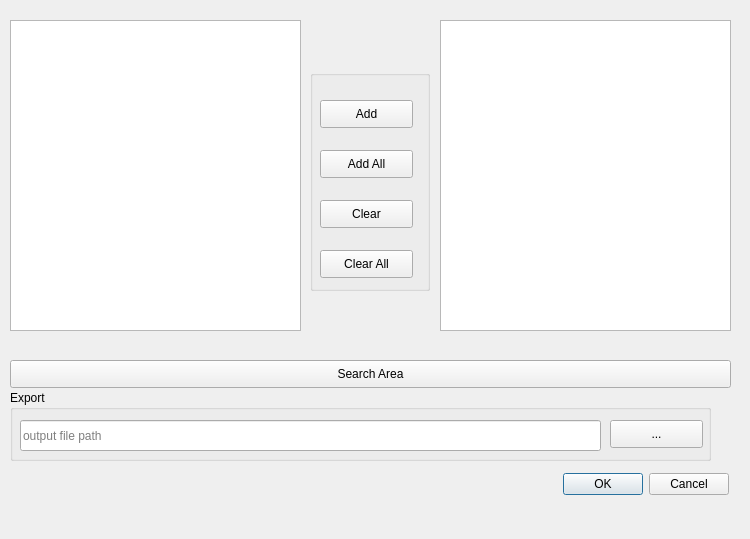
<?xml version="1.0" encoding="UTF-8"?>
<ui version="4.0">
 <class>Dialog</class>
 <widget class="QDialog" name="Dialog">
  <property name="geometry">
   <rect>
    <x>0</x>
    <y>0</y>
    <width>750</width>
    <height>539</height>
   </rect>
  </property>
  <property name="windowTitle">
   <string>OSM CI Point Import for ProMaIDes CIN-Module</string>
  </property>
  <property name="windowIcon">
   <iconset>
    <normaloff>../icons/cin.png</normaloff>../icons/cin.png</iconset>
  </property>
  <widget class="QDialogButtonBox" name="button_box">
   <property name="geometry">
    <rect>
     <x>530</x>
     <y>470</y>
     <width>199</width>
     <height>28</height>
    </rect>
   </property>
   <property name="orientation">
    <enum>Qt::Horizontal</enum>
   </property>
   <property name="standardButtons">
    <set>QDialogButtonBox::Cancel|QDialogButtonBox::Ok</set>
   </property>
  </widget>
  <widget class="QListWidget" name="listWidget_sectors">
   <property name="geometry">
    <rect>
     <x>10</x>
     <y>20</y>
     <width>291</width>
     <height>311</height>
    </rect>
   </property>
  </widget>
  <widget class="QGroupBox" name="groupBox">
   <property name="geometry">
    <rect>
     <x>310</x>
     <y>70</y>
     <width>120</width>
     <height>221</height>
    </rect>
   </property>
   <property name="title">
    <string/>
   </property>
   <widget class="QPushButton" name="add_button">
    <property name="geometry">
     <rect>
      <x>10</x>
      <y>30</y>
      <width>93</width>
      <height>28</height>
     </rect>
    </property>
    <property name="text">
     <string>Add</string>
    </property>
   </widget>
   <widget class="QPushButton" name="addAll_button">
    <property name="geometry">
     <rect>
      <x>10</x>
      <y>80</y>
      <width>93</width>
      <height>28</height>
     </rect>
    </property>
    <property name="text">
     <string>Add All</string>
    </property>
   </widget>
   <widget class="QPushButton" name="clear_button">
    <property name="geometry">
     <rect>
      <x>10</x>
      <y>130</y>
      <width>93</width>
      <height>28</height>
     </rect>
    </property>
    <property name="text">
     <string>Clear</string>
    </property>
   </widget>
   <widget class="QPushButton" name="clearAll_button">
    <property name="geometry">
     <rect>
      <x>10</x>
      <y>180</y>
      <width>93</width>
      <height>28</height>
     </rect>
    </property>
    <property name="text">
     <string>Clear All</string>
    </property>
   </widget>
  </widget>
  <widget class="QListWidget" name="listWidget_search">
   <property name="geometry">
    <rect>
     <x>440</x>
     <y>20</y>
     <width>291</width>
     <height>311</height>
    </rect>
   </property>
  </widget>
  <widget class="QPushButton" name="button_searchArea">
   <property name="geometry">
    <rect>
     <x>10</x>
     <y>360</y>
     <width>721</width>
     <height>28</height>
    </rect>
   </property>
   <property name="text">
    <string>Search Area</string>
   </property>
   <property name="checkable">
    <bool>true</bool>
   </property>
  </widget>
  <widget class="QPushButton" name="HelpButton">
   <property name="geometry">
    <rect>
     <x>40</x>
     <y>480</y>
     <width>80</width>
     <height>35</height>
    </rect>
   </property>
   <property name="maximumSize">
    <size>
     <width>80</width>
     <height>50</height>
    </size>
   </property>
   <property name="layoutDirection">
    <enum>Qt::LeftToRight</enum>
   </property>
   <property name="styleSheet">
    <string notr="true">QPushButton {
    color: #333;
    border: 0px solid #555;
    border-radius: 0px;
    border-style: outset;
    background: transparent;
    padding: 5px;
    }

</string>
   </property>
   <property name="text">
    <string/>
   </property>
   <property name="icon">
    <iconset>
     <normaloff>../icons/HelpButton.png</normaloff>../icons/HelpButton.png</iconset>
   </property>
   <property name="iconSize">
    <size>
     <width>25</width>
     <height>25</height>
    </size>
   </property>
  </widget>
  <widget class="QGroupBox" name="groupBox_2">
   <property name="geometry">
    <rect>
     <x>10</x>
     <y>390</y>
     <width>701</width>
     <height>71</height>
    </rect>
   </property>
   <property name="title">
    <string>Export</string>
   </property>
   <widget class="QLineEdit" name="filename_edit">
    <property name="geometry">
     <rect>
      <x>10</x>
      <y>30</y>
      <width>581</width>
      <height>31</height>
     </rect>
    </property>
    <property name="toolTip">
     <string>Set the output file</string>
    </property>
    <property name="placeholderText">
     <string>output file path</string>
    </property>
   </widget>
   <widget class="QPushButton" name="browse_button">
    <property name="geometry">
     <rect>
      <x>600</x>
      <y>30</y>
      <width>93</width>
      <height>28</height>
     </rect>
    </property>
    <property name="text">
     <string>...</string>
    </property>
   </widget>
  </widget>
 </widget>
 <resources/>
 <connections>
  <connection>
   <sender>button_box</sender>
   <signal>accepted()</signal>
   <receiver>Dialog</receiver>
   <slot>accept()</slot>
   <hints>
    <hint type="sourcelabel">
     <x>248</x>
     <y>254</y>
    </hint>
    <hint type="destinationlabel">
     <x>157</x>
     <y>274</y>
    </hint>
   </hints>
  </connection>
  <connection>
   <sender>button_box</sender>
   <signal>rejected()</signal>
   <receiver>Dialog</receiver>
   <slot>reject()</slot>
   <hints>
    <hint type="sourcelabel">
     <x>316</x>
     <y>260</y>
    </hint>
    <hint type="destinationlabel">
     <x>286</x>
     <y>274</y>
    </hint>
   </hints>
  </connection>
 </connections>
</ui>
